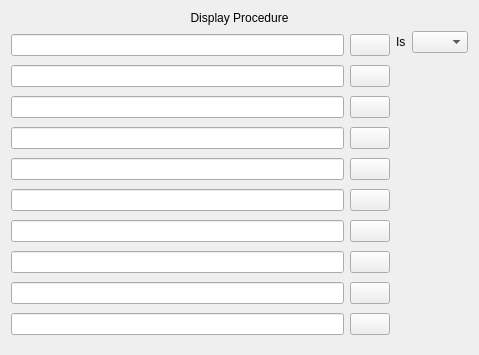
<?xml version="1.0" encoding="UTF-8"?>
<ui version="4.0">
 <class>GTACheckFWCProcedureWidget</class>
 <widget class="QWidget" name="GTACheckFWCProcedureWidget">
  <property name="geometry">
   <rect>
    <x>0</x>
    <y>0</y>
    <width>479</width>
    <height>355</height>
   </rect>
  </property>
  <property name="windowTitle">
   <string>Form</string>
  </property>
  <layout class="QGridLayout" name="gridLayout">
   <item row="0" column="0">
    <widget class="QLabel" name="label">
     <property name="text">
      <string>Display Procedure</string>
     </property>
     <property name="alignment">
      <set>Qt::AlignCenter</set>
     </property>
    </widget>
   </item>
   <item row="1" column="0">
    <layout class="QHBoxLayout" name="horizontalLayout_12">
     <item>
      <layout class="QVBoxLayout" name="verticalLayout">
       <item>
        <layout class="QHBoxLayout" name="horizontalLayout">
         <item>
          <widget class="QLineEdit" name="Proc1LE"/>
         </item>
         <item>
          <widget class="QPushButton" name="Search1PB">
           <property name="text">
            <string/>
           </property>
           <property name="icon">
            <iconset resource="../resource.qrc">
             <normaloff>:/images/forms/img/SEARCH.png</normaloff>:/images/forms/img/SEARCH.png</iconset>
           </property>
          </widget>
         </item>
        </layout>
       </item>
       <item>
        <layout class="QHBoxLayout" name="horizontalLayout_2">
         <item>
          <widget class="QLineEdit" name="Proc2LE"/>
         </item>
         <item>
          <widget class="QPushButton" name="Search2PB">
           <property name="text">
            <string/>
           </property>
           <property name="icon">
            <iconset resource="../resource.qrc">
             <normaloff>:/images/forms/img/SEARCH.png</normaloff>:/images/forms/img/SEARCH.png</iconset>
           </property>
          </widget>
         </item>
        </layout>
       </item>
       <item>
        <layout class="QHBoxLayout" name="horizontalLayout_3">
         <item>
          <widget class="QLineEdit" name="Proc3LE"/>
         </item>
         <item>
          <widget class="QPushButton" name="Search3PB">
           <property name="text">
            <string/>
           </property>
           <property name="icon">
            <iconset resource="../resource.qrc">
             <normaloff>:/images/forms/img/SEARCH.png</normaloff>:/images/forms/img/SEARCH.png</iconset>
           </property>
          </widget>
         </item>
        </layout>
       </item>
       <item>
        <layout class="QHBoxLayout" name="horizontalLayout_4">
         <item>
          <widget class="QLineEdit" name="Proc4LE"/>
         </item>
         <item>
          <widget class="QPushButton" name="Search4PB">
           <property name="text">
            <string/>
           </property>
           <property name="icon">
            <iconset resource="../resource.qrc">
             <normaloff>:/images/forms/img/SEARCH.png</normaloff>:/images/forms/img/SEARCH.png</iconset>
           </property>
          </widget>
         </item>
        </layout>
       </item>
       <item>
        <layout class="QHBoxLayout" name="horizontalLayout_5">
         <item>
          <widget class="QLineEdit" name="Proc5LE"/>
         </item>
         <item>
          <widget class="QPushButton" name="Search5PB">
           <property name="text">
            <string/>
           </property>
           <property name="icon">
            <iconset resource="../resource.qrc">
             <normaloff>:/images/forms/img/SEARCH.png</normaloff>:/images/forms/img/SEARCH.png</iconset>
           </property>
          </widget>
         </item>
        </layout>
       </item>
       <item>
        <layout class="QHBoxLayout" name="horizontalLayout_6">
         <item>
          <widget class="QLineEdit" name="Proc6LE"/>
         </item>
         <item>
          <widget class="QPushButton" name="Search6PB">
           <property name="text">
            <string/>
           </property>
           <property name="icon">
            <iconset resource="../resource.qrc">
             <normaloff>:/images/forms/img/SEARCH.png</normaloff>:/images/forms/img/SEARCH.png</iconset>
           </property>
          </widget>
         </item>
        </layout>
       </item>
       <item>
        <layout class="QHBoxLayout" name="horizontalLayout_7">
         <item>
          <widget class="QLineEdit" name="Proc7LE"/>
         </item>
         <item>
          <widget class="QPushButton" name="Search7PB">
           <property name="text">
            <string/>
           </property>
           <property name="icon">
            <iconset resource="../resource.qrc">
             <normaloff>:/images/forms/img/SEARCH.png</normaloff>:/images/forms/img/SEARCH.png</iconset>
           </property>
          </widget>
         </item>
        </layout>
       </item>
       <item>
        <layout class="QHBoxLayout" name="horizontalLayout_8">
         <item>
          <widget class="QLineEdit" name="Proc8LE"/>
         </item>
         <item>
          <widget class="QPushButton" name="Search8PB">
           <property name="text">
            <string/>
           </property>
           <property name="icon">
            <iconset resource="../resource.qrc">
             <normaloff>:/images/forms/img/SEARCH.png</normaloff>:/images/forms/img/SEARCH.png</iconset>
           </property>
          </widget>
         </item>
        </layout>
       </item>
       <item>
        <layout class="QHBoxLayout" name="horizontalLayout_9">
         <item>
          <widget class="QLineEdit" name="Proc9LE"/>
         </item>
         <item>
          <widget class="QPushButton" name="Search9PB">
           <property name="text">
            <string/>
           </property>
           <property name="icon">
            <iconset resource="../resource.qrc">
             <normaloff>:/images/forms/img/SEARCH.png</normaloff>:/images/forms/img/SEARCH.png</iconset>
           </property>
          </widget>
         </item>
        </layout>
       </item>
       <item>
        <layout class="QHBoxLayout" name="horizontalLayout_10">
         <item>
          <widget class="QLineEdit" name="Proc10LE"/>
         </item>
         <item>
          <widget class="QPushButton" name="Search10PB">
           <property name="text">
            <string/>
           </property>
           <property name="icon">
            <iconset resource="../resource.qrc">
             <normaloff>:/images/forms/img/SEARCH.png</normaloff>:/images/forms/img/SEARCH.png</iconset>
           </property>
          </widget>
         </item>
        </layout>
       </item>
      </layout>
     </item>
     <item>
      <layout class="QVBoxLayout" name="verticalLayout_2">
       <item>
        <layout class="QHBoxLayout" name="horizontalLayout_11">
         <item>
          <widget class="QLabel" name="label_2">
           <property name="text">
            <string>Is</string>
           </property>
          </widget>
         </item>
         <item>
          <widget class="QComboBox" name="OperationCB">
           <item>
            <property name="text">
             <string/>
            </property>
           </item>
           <item>
            <property name="text">
             <string>NOT</string>
            </property>
           </item>
          </widget>
         </item>
        </layout>
       </item>
       <item>
        <spacer name="verticalSpacer">
         <property name="orientation">
          <enum>Qt::Vertical</enum>
         </property>
         <property name="sizeHint" stdset="0">
          <size>
           <width>20</width>
           <height>348</height>
          </size>
         </property>
        </spacer>
       </item>
      </layout>
     </item>
    </layout>
   </item>
  </layout>
 </widget>
 <resources>
  <include location="../resource.qrc"/>
 </resources>
 <connections/>
</ui>
